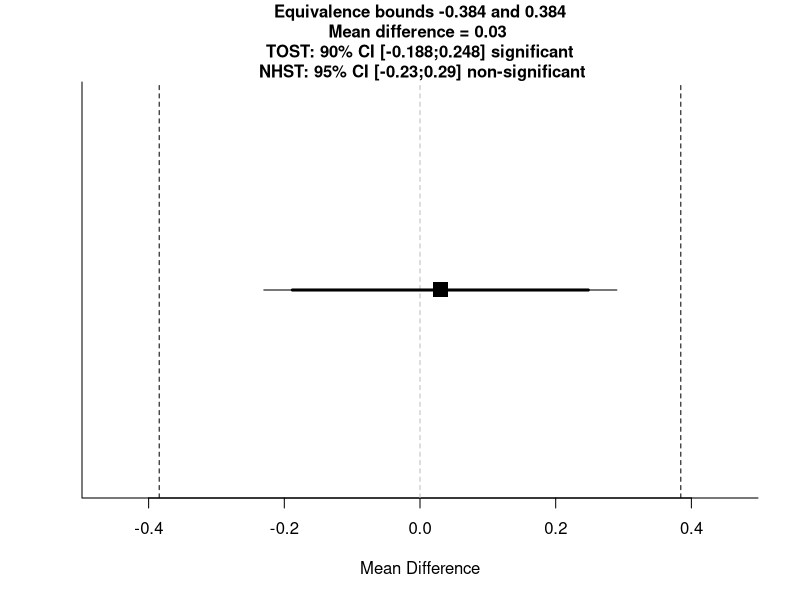
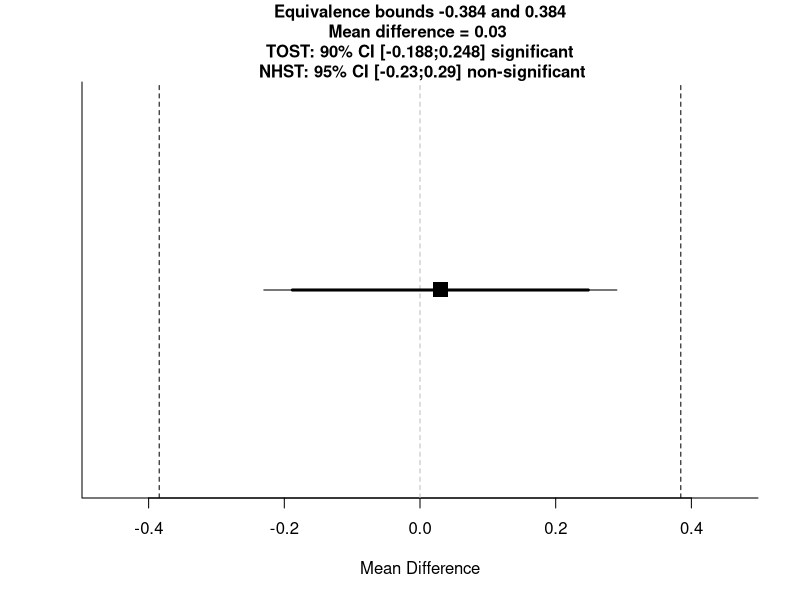

The R script that drew these images, in order:
#' TOST function for an independent t-test (Cohen's d)
#' @param m1 mean of group 1
#' @param m2 mean of group 2
#' @param sd1 standard deviation of group 1
#' @param sd2 standard deviation of group 2
#' @param n1 sample size in group 1
#' @param n2 sample size in group 2
#' @param low_eqbound_d lower equivalence bounds (e.g., -0.5) expressed in standardized mean difference (Cohen's d)
#' @param high_eqbound_d upper equivalence bounds (e.g., 0.5) expressed in standardized mean difference (Cohen's d)
#' @param alpha alpha level (default = 0.05)
#' @param var.equal logical variable indicating whether equal variances assumption is assumed to be TRUE or FALSE.  Defaults to FALSE.
#' @return Returns TOST t-value 1, TOST p-value 1, TOST t-value 2, TOST p-value 2, degrees of freedom, low equivalence bound, high equivalence bound, low equivalence bound in Cohen's d, high equivalence bound in Cohen's d, Lower limit confidence interval TOST, Upper limit confidence interval TOST
#' @importFrom stats pnorm pt qnorm qt
#' @importFrom graphics abline plot points segments title
#' @examples
#' ## Eskine (2013) showed that participants who had been exposed to organic
#' ## food were substantially harsher in their moral judgments relative to
#' ## those exposed to control (d = 0.81, 95% CI: [0.19, 1.45]). A
#' ## replication by Moery & Calin-Jageman (2016, Study 2) did not observe
#' ## a significant effect (Control: n = 95, M = 5.25, SD = 0.95, Organic
#' ## Food: n = 89, M = 5.22, SD = 0.83). Following Simonsohn's (2015)
#' ## recommendation the equivalence bound was set to the effect size the
#' ## original study had 33% power to detect (with n = 21 in each condition,
#' ## this means the equivalence bound is d = 0.48, which equals a
#' ## difference of 0.384 on a 7-point scale given the sample sizes and a
#' ## pooled standard deviation of 0.894). Using a TOST equivalence test
#' ## with default alpha = 0.05, not assuming equal variances, and equivalence
#' ## bounds of d = -0.43 and d = 0.43 is significant, t(182) = -2.69,
#' ## p = 0.004. We can reject effects larger than d = 0.43.
#'
#' TOSTtwo(m1=5.25,m2=5.22,sd1=0.95,sd2=0.83,n1=95,n2=89,low_eqbound_d=-0.43,high_eqbound_d=0.43)
#' @section References:
#' Berger, R. L., & Hsu, J. C. (1996). Bioequivalence Trials, Intersection-Union Tests and Equivalence Confidence Sets. Statistical Science, 11(4), 283-302.
#'
#' Gruman, J. A., Cribbie, R. A., & Arpin-Cribbie, C. A. (2007). The effects of heteroscedasticity on tests of equivalence. Journal of Modern Applied Statistical Methods, 6(1), 133-140, formula for Welch's t-test on page 135
#' @export
#'

TOSTtwo<-function(m1,m2,sd1,sd2,n1,n2,low_eqbound_d, high_eqbound_d, alpha, var.equal, prior_dist, effect_prior, se_prior, df_prior){
  if(missing(alpha)) {
    alpha<-0.05
  }
  if(missing(var.equal)) {
    var.equal<-FALSE
  }
  if(var.equal==TRUE) {
    sdpooled<-sqrt((((n1 - 1)*(sd1^2)) + (n2 - 1)*(sd2^2))/((n1+n2)-2)) #calculate sd pooled
    low_eqbound<-low_eqbound_d*sdpooled
    high_eqbound<-high_eqbound_d*sdpooled
    degree_f<-n1+n2-2
    t1<-((m1-m2)-low_eqbound)/(sdpooled*sqrt(1/n1 + 1/n2))  #students t-test lower bound
    p1<-pt(t1, degree_f, lower.tail=FALSE)
    t2<-((m1-m2)-high_eqbound)/(sdpooled*sqrt(1/n1 + 1/n2)) #students t-test upper bound
    p2<-pt(t2, degree_f, lower.tail=TRUE)
    t<-(m1-m2)/(sdpooled*sqrt(1/n1 + 1/n2))
    pttest<-2*pt(-abs(t), df=degree_f)
    LL90<-(m1-m2)-qt(1-alpha, n1+n2-2)*(sdpooled*sqrt(1/n1 + 1/n2))
    UL90<-(m1-m2)+qt(1-alpha, n1+n2-2)*(sdpooled*sqrt(1/n1 + 1/n2))
    LL95<-(m1-m2)-qt(1-(alpha/2), n1+n2-2)*(sdpooled*sqrt(1/n1 + 1/n2))
    UL95<-(m1-m2)+qt(1-(alpha/2), n1+n2-2)*(sdpooled*sqrt(1/n1 + 1/n2))
  } else {
    sdpooled<-sqrt((sd1^2 + sd2^2)/2) #calculate sd root mean squared for Welch's t-test
    low_eqbound<-low_eqbound_d*sdpooled
    high_eqbound<-high_eqbound_d*sdpooled
    degree_f<-(sd1^2/n1+sd2^2/n2)^2/(((sd1^2/n1)^2/(n1-1))+((sd2^2/n2)^2/(n2-1))) #degrees of freedom for Welch's t-test
    t1<-((m1-m2)-low_eqbound)/sqrt(sd1^2/n1 + sd2^2/n2) #welch's t-test upper bound
    p1<-pt(t1, degree_f, lower.tail=FALSE) #p-value for Welch's TOST t-test
    t2<-((m1-m2)-high_eqbound)/sqrt(sd1^2/n1 + sd2^2/n2) #welch's t-test lower bound
    p2<-pt(t2, degree_f, lower.tail=TRUE) #p-value for Welch's TOST t-test
    t<-(m1-m2)/sqrt(sd1^2/n1 + sd2^2/n2) #welch's t-test NHST
    pttest<-2*pt(-abs(t), df=degree_f) #p-value for Welch's t-test
    LL90<-(m1-m2)-qt(1-alpha, degree_f)*sqrt(sd1^2/n1 + sd2^2/n2) #Lower limit for CI Welch's t-test
    UL90<-(m1-m2)+qt(1-alpha, degree_f)*sqrt(sd1^2/n1 + sd2^2/n2) #Upper limit for CI Welch's t-test
    LL95<-(m1-m2)-qt(1-(alpha/2), degree_f)*sqrt(sd1^2/n1 + sd2^2/n2) #Lower limit for CI Welch's t-test
    UL95<-(m1-m2)+qt(1-(alpha/2), degree_f)*sqrt(sd1^2/n1 + sd2^2/n2) #Upper limit for CI Welch's t-test
  }
  ptost<-max(p1,p2) #Get highest p-value for summary TOST result
  ttost<-ifelse(abs(t1) < abs(t2), t1, t2) #Get lowest t-value for summary TOST result
  dif<-(m1-m2)
  testoutcome<-ifelse(pttest<alpha,"significant","non-significant")
  TOSToutcome<-ifelse(ptost<alpha,"significant","non-significant")
  plot(NA, ylim=c(0,1), xlim=c(min(LL90,low_eqbound)-max(UL90-LL90, high_eqbound-low_eqbound)/10, max(UL90,high_eqbound)+max(UL90-LL90, high_eqbound-low_eqbound)/10), bty="l", yaxt="n", ylab="",xlab="Mean Difference")
  points(x=dif, y=0.5, pch=15, cex=2)
  abline(v=high_eqbound, lty=2)
  abline(v=low_eqbound, lty=2)
  abline(v=0, lty=2, col="grey")
  segments(LL90,0.5,UL90,0.5, lwd=3)
  segments(LL95,0.5,UL95,0.5, lwd=1)
  title(main=paste("Equivalence bounds ",round(low_eqbound,digits=3)," and ",round(high_eqbound,digits=3),"\nMean difference = ",round(dif,digits=3)," \n TOST: ", 100*(1-alpha*2),"% CI [",round(LL90,digits=3),";",round(UL90,digits=3),"] ", TOSToutcome," \n NHST: ", 100*(1-alpha),"% CI [",round(LL95,digits=3),";",round(UL95,digits=3),"] ", testoutcome,sep=""), cex.main=1)
  if(var.equal == TRUE) {
    message(cat("Using alpha = ",alpha," Student's t-test was ",testoutcome,", t(",degree_f,") = ",t,", p = ",pttest,sep=""))
    cat("\n")
    message(cat("Using alpha = ",alpha," the equivalence test based on Student's t-test was ",TOSToutcome,", t(",degree_f,") = ",ttost,", p = ",ptost,sep=""))
  } else {
    message(cat("Using alpha = ",alpha," Welch's t-test was ",testoutcome,", t(",degree_f,") = ",t,", p = ",pttest,sep=""))
    cat("\n")
    message(cat("Using alpha = ",alpha," the equivalence test based on Welch's t-test  was ",TOSToutcome,", t(",degree_f,") = ",ttost,", p = ",ptost,sep=""))
  }
  TOSTresults<-data.frame(t1,p1,t2,p2,degree_f)
  colnames(TOSTresults) <- c("t-value 1","p-value 1","t-value 2","p-value 2","df")
  bound_d_results<-data.frame(low_eqbound_d,high_eqbound_d)
  colnames(bound_d_results) <- c("low bound d","high bound d")
  bound_results<-data.frame(low_eqbound,high_eqbound)
  colnames(bound_results) <- c("low bound raw","high bound raw")
  CIresults<-data.frame(LL90,UL90)
  colnames(CIresults) <- c(paste("Lower Limit ",100*(1-alpha*2),"% CI raw",sep=""),paste("Upper Limit ",100*(1-alpha*2),"% CI raw",sep=""))
  cat("TOST results:\n")
  print(TOSTresults)
  cat("\n")
  cat("Equivalence bounds (Cohen's d):\n")
  print(bound_d_results)
  cat("\n")
  cat("Equivalence bounds (raw scores):\n")
  print(bound_results)
  cat("\n")
  cat("TOST confidence interval:\n")
  print(CIresults)
  #below added BF calc
  bayes<-TRUE #expect to povide bayes
  if(missing(effect_prior)) {
    bayes<-FALSE #if no prior effect size is provided, BF not calculated
  }
  if(bayes==TRUE) {
    if(prior_dist=="normal") {
      if(missing(se_prior)) {
        se_prior<-effect_prior/2 #if not specified otherwise, default SE is effect/2
      }
    }
    if(prior_dist=="halfnormal") {
      if(missing(se_prior)) {
        se_prior<-effect_prior #if not specified otherwise, default SE is effect
        effect_prior<-0 #halfnormal is centered on 0
      }
    }
  }
  if(missing(df_prior)) {
    df_prior <- 100000 #if not specified otherwise, default df = 100000 (practically normal)
  }
  theta <- effect_prior - 10 * se_prior
  incr <- se_prior / 200
  theta=seq(from = effect_prior - 10 * se_prior, by = incr, length = 4001)
  dist_theta <- dt(x = (theta-effect_prior)/se_prior, df=df_prior)
  if(prior_dist=="halfnormal"){
    dist_theta[theta <= 0] = 0
  }
  dist_theta_alt = dist_theta/sum(dist_theta)
  likelihood <- dt((abs(dif)-theta)/(abs(dif)/abs(t)), df = degree_f) #use abs(dif) - can be set to d
  likelihood_alt = likelihood/sum(likelihood)
  height <- dist_theta * likelihood
  area <- sum(height * incr)
  normarea <- sum(dist_theta * incr)
  height_alt = dist_theta_alt * likelihood_alt
  height_alt = height_alt/sum(height_alt)
  LikelihoodTheory <- area/normarea
  LikelihoodNull <- dt(abs(dif)/(abs(dif)/abs(t)), df = degree_f)
  BayesFactor <- round(LikelihoodTheory / LikelihoodNull, 2)
  bayes_results <- data.frame(BayesFactor, LikelihoodTheory, LikelihoodNull)
  colnames(bayes_results) <- c("Bayes Factor","Likelihood (alternative)","Likelihood (null)")
  cat("Bayes Results:\n")
  print(bayes_results)
  cat("\n")
  invisible(list(TOST_t1=t1,TOST_p1=p1,TOST_t2=t2,TOST_p2=p2, TOST_df=degree_f,alpha=alpha,low_eqbound=low_eqbound,high_eqbound=high_eqbound,low_eqbound_d=low_eqbound_d,high_eqbound_d=high_eqbound_d, LL_CI_TOST=LL90,UL_CI_TOST=UL90,bf=BayesFactor, ll_theory=LikelihoodTheory, ll_null=LikelihoodNull))
}

TOSTtwo(m1=5.25,m2=5.22,sd1=0.95,sd2=0.83,n1=95,n2=89,low_eqbound_d=-0.43,high_eqbound_d=0.43, var.equal=TRUE, prior_dist = "halfnormal", effect_prior = 0.5)
TOSTtwo(m1=5.25,m2=5.22,sd1=0.95,sd2=0.83,n1=95,n2=89,low_eqbound_d=-0.43,high_eqbound_d=0.43, var.equal=TRUE, prior_dist = "normal", effect_prior = 0.5)

